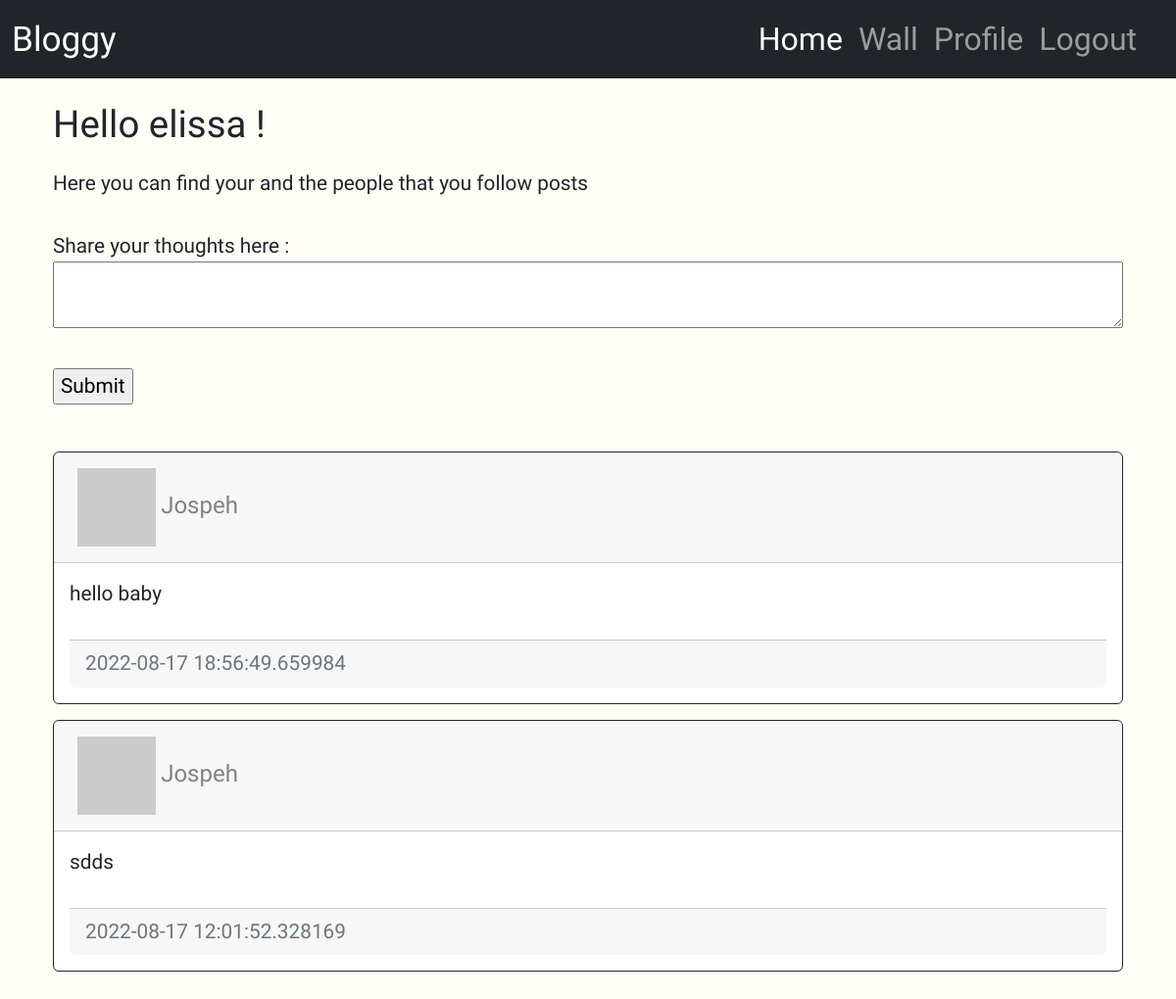
The app's page /index (signed in) with its own data.
### app/models.py (models this page shows, shortened)
class User(UserMixin, db.Model):
    id = db.Column(db.Integer, primary_key=True)
    username = db.Column(db.String(64), index=True, unique=True)
    email = db.Column(db.String(120), index=True, unique=True)
    password_hash = db.Column(db.String(120))
    posts = db.relationship('Post', backref='author', lazy='dynamic')
    about_me = db.Column(db.String(128))
    last_seen = db.Column(db.DateTime, default=datetime.utcnow)
    followed = db.relationship(
        'User', secondary=followers,
        primaryjoin=(followers.c.follower_id == id),
        secondaryjoin=(followers.c.followed_id == id),
        backref= db.backref('followers', lazy='dynamic'), lazy='dynamic'
    )
    def avatar(self, size):
        digest = md5(self.email.lower().encode('utf-8')).hexdigest()
        return 'https://www.gravatar.com/avatar/{}?d=identicon&s={}'.format(digest, size)
    def followed_posts(self):
        followed = Post.query.join(
            followers, (followers.c.followed_id == Post.user_id)
        ).filter(
            followers.c.follower_id == self.id
        )
        return followed.union(self.posts).order_by(Post.timestamp.desc())

class Post(db.Model):
    id = db.Column(db.Integer, primary_key=True)
    body = db.Column(db.String(255))
    timestamp = db.Column(db.DateTime, index= True, default=datetime.utcnow)
    user_id = db.Column(db.Integer, db.ForeignKey('user.id', ondelete="CASCADE"), nullable=False)

### app/routes.py (the view)
@app.route('/', methods=['GET', 'POST'])
@app.route('/index', methods=['GET', 'POST'])
@login_required
def index():
    form = PostForm()
    if form.validate_on_submit():
        post = Post(body=form.post.data, author=current_user)
        db.session.add(post)
        db.session.commit()
        flash('Your post is now posted!')
        return redirect(url_for('index'))
    posts = current_user.followed_posts().all()
    return render_template('index.html', title='Home', form=form, posts=posts)

### app/forms.py
class PostForm(FlaskForm):
    post = TextAreaField('Share your thoughts here :', validators=[
        DataRequired(), Length(min=1, max=360)
    ])
    submit = SubmitField('Submit')

### app/models.py (called while the page is built)
@login.user_loader
def load_user(id):
    return User.query.get(int(id))

### app/routes.py (called while the page is built)
@app.before_request
def before_request():
    if current_user.is_authenticated:
        current_user.last_seen = datetime.utcnow()
        db.session.commit()

### app/templates/index.html (shortened to what this page needs)
{% extends "base.html" %}
{% block extraheader %}
<link rel="stylesheet" href="{{ url_for('static', filename='css/home.css') }}">
{% endblock extraheader %}
{% block content %}
    <div class="container">
        <div class="row col-lg-12">
                <h1>Hello {{ current_user.username }} !</h1>
                <p>Here you can find your and the people that you follow posts</p>
        </div>
        <div class="row mb-5">
            <div class="col-lg-12">
                {% if form %}
                <form action="" method="post">
                    <div>
                        {{ form.post.label }} <br>
                        <div class="row">
                            <div class="container col-lg-12">
                        {{ form.post() }}
                        </div>
                        </div>
                        <br>
                    </div>
                    <div>{{ form.submit() }}</div>
                </form>
            </div>
        </div>
                </div>
                {% endif %}
                <div class="row">
                    <div class="container col-lg-12">
                        {% for post in posts %}
                            {% include "_post.html" %}
                        {% endfor %}
                    </div>
                </div>
            {% endblock %}

### app/templates/_post.html (shortened to what this page needs)
{% block extraheader %}
<link rel="stylesheet" href="{{ url_for('static', filename='css/_post.css') }}">
{% endblock extraheader %}
{% block content %}
    <div id="posts" class="container">
            <div class="card border-dark mb-3">
                <div class="card-header d-flex align-items-center justify-content-between">
                    <div class="col-md-4 p-2">
                    <img src="{{ post.author.avatar(48) }}" alt="user-profile-image">
                    <a href="{{ url_for('user', username=post.author.username) }}">
                        {{ post.author.username }}
                    </a>
                    </div>
                    <div class="col-md-4 ms-auto p-2 text-end">
                </div>
                </div>
                <div class="card-body">
                    <div class="card-text">
                        {{ post.body }}
                    </div>
                    <br>
                    <div class="card-footer text-muted">
                        {{ post.timestamp }}
                    </div>
                </div>
            </div>
    </div>
{% endblock %}

### app/static/css/style.css (style rules this page uses)
body { overflow-x: hidden; font-family: 'Source Sans Pro', sans-serif; }
body { background-size: cover; background-repeat: no-repeat; background-position: center; height: 1000vh; width: 100%; background-color:#FFFFF7; }

### app/static/css/home.css (style rules this page uses)
.container { font-size: 1.3rem; }
h1 { font-size: 2.4rem; margin-bottom: 2%; }
p { margin-bottom: 3%; }
#post { width: 100%; }

### app/static/css/_post.css (style rules this page uses)
a { text-decoration: none; font-size: 1.5rem; color: #818286; }

### records on screen
User: username "elissa"
Post: author.username "Jospeh", body "hello baby", timestamp "2022-08-17 18:56:49.659984"
Post: author.username "Jospeh", body "sdds", timestamp "2022-08-17 12:01:52.328169"
